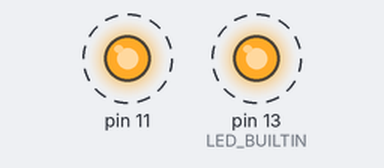
A sketch run on a simulated Arduino Uno, built with avr-gcc and run on an emulated ATmega328P. Shown: output pins drawn as LEDs (lit = HIGH). Dashed ring = blinking.

Above: at 0.5 s.
Timing chart, 0 to 4.6 s (numbered marks = the images above):
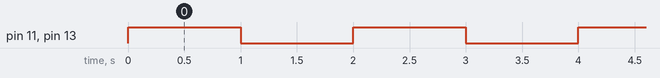

Measured:
- by itself, pin 11, pin 13 (LED_BUILTIN): alternates HIGH for 1.0 s and LOW for 1.0 s

The sketch:

Sol2TestBlink.ino
```cpp
void setup() {
pinMode(11, OUTPUT);
pinMode(LED_BUILTIN, OUTPUT);
}

// the loop function runs over and over again forever
void loop() {
digitalWrite(11, HIGH); // turn the SOL2 on (HIGH is the voltage level)
digitalWrite(LED_BUILTIN, HIGH);
delay(1000); // wait for a second
digitalWrite(11, LOW); // turn the SOL2 off by making the voltage LOW
digitalWrite(LED_BUILTIN, LOW);
delay(1000); // wait for a second
}
```
